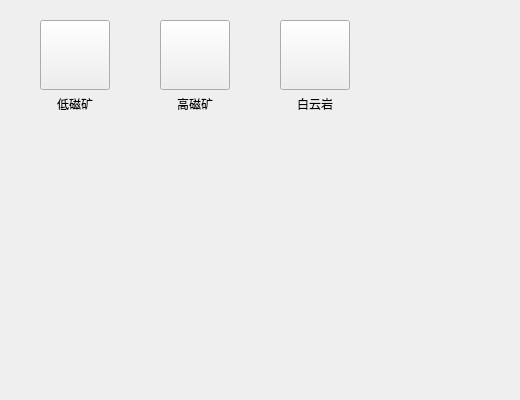
<?xml version="1.0" encoding="UTF-8"?>
<ui version="4.0">
 <class>MaterChoice</class>
 <widget class="QWidget" name="MaterChoice">
  <property name="geometry">
   <rect>
    <x>0</x>
    <y>0</y>
    <width>520</width>
    <height>400</height>
   </rect>
  </property>
  <property name="windowTitle">
   <string>Form</string>
  </property>
  <layout class="QGridLayout" name="gridLayout">
   <property name="leftMargin">
    <number>40</number>
   </property>
   <property name="topMargin">
    <number>20</number>
   </property>
   <property name="rightMargin">
    <number>40</number>
   </property>
   <property name="bottomMargin">
    <number>20</number>
   </property>
   <property name="horizontalSpacing">
    <number>50</number>
   </property>
   <property name="verticalSpacing">
    <number>40</number>
   </property>
   <item row="0" column="0">
    <layout class="QVBoxLayout" name="verticalLayout">
     <property name="spacing">
      <number>0</number>
     </property>
     <item>
      <widget class="QPushButton" name="lowMagneticBtn">
       <property name="minimumSize">
        <size>
         <width>70</width>
         <height>70</height>
        </size>
       </property>
       <property name="maximumSize">
        <size>
         <width>70</width>
         <height>70</height>
        </size>
       </property>
       <property name="text">
        <string/>
       </property>
       <property name="checkable">
        <bool>true</bool>
       </property>
      </widget>
     </item>
     <item>
      <widget class="QLabel" name="lowMagneticBtnLabel">
       <property name="minimumSize">
        <size>
         <width>0</width>
         <height>28</height>
        </size>
       </property>
       <property name="text">
        <string>低磁矿</string>
       </property>
       <property name="alignment">
        <set>Qt::AlignCenter</set>
       </property>
      </widget>
     </item>
    </layout>
   </item>
   <item row="0" column="1">
    <layout class="QVBoxLayout" name="verticalLayout_2">
     <property name="spacing">
      <number>0</number>
     </property>
     <item>
      <widget class="QPushButton" name="highMagneticBtn">
       <property name="minimumSize">
        <size>
         <width>70</width>
         <height>70</height>
        </size>
       </property>
       <property name="maximumSize">
        <size>
         <width>70</width>
         <height>70</height>
        </size>
       </property>
       <property name="text">
        <string/>
       </property>
       <property name="checkable">
        <bool>true</bool>
       </property>
      </widget>
     </item>
     <item>
      <widget class="QLabel" name="highMagneticBtnLabel">
       <property name="minimumSize">
        <size>
         <width>0</width>
         <height>28</height>
        </size>
       </property>
       <property name="text">
        <string>高磁矿</string>
       </property>
       <property name="alignment">
        <set>Qt::AlignCenter</set>
       </property>
      </widget>
     </item>
    </layout>
   </item>
   <item row="0" column="2">
    <layout class="QVBoxLayout" name="verticalLayout_3">
     <property name="spacing">
      <number>0</number>
     </property>
     <item>
      <widget class="QPushButton" name="baiYunMaterBtn">
       <property name="minimumSize">
        <size>
         <width>70</width>
         <height>70</height>
        </size>
       </property>
       <property name="maximumSize">
        <size>
         <width>70</width>
         <height>70</height>
        </size>
       </property>
       <property name="text">
        <string/>
       </property>
       <property name="checkable">
        <bool>true</bool>
       </property>
      </widget>
     </item>
     <item>
      <widget class="QLabel" name="baiYunMaterBtnLabel">
       <property name="minimumSize">
        <size>
         <width>0</width>
         <height>28</height>
        </size>
       </property>
       <property name="text">
        <string>白云岩</string>
       </property>
       <property name="alignment">
        <set>Qt::AlignCenter</set>
       </property>
      </widget>
     </item>
    </layout>
   </item>
   <item row="0" column="3">
    <spacer name="horizontalSpacer">
     <property name="orientation">
      <enum>Qt::Horizontal</enum>
     </property>
     <property name="sizeHint" stdset="0">
      <size>
       <width>71</width>
       <height>20</height>
      </size>
     </property>
    </spacer>
   </item>
   <item row="1" column="0">
    <spacer name="verticalSpacer">
     <property name="orientation">
      <enum>Qt::Vertical</enum>
     </property>
     <property name="sizeHint" stdset="0">
      <size>
       <width>20</width>
       <height>217</height>
      </size>
     </property>
    </spacer>
   </item>
  </layout>
 </widget>
 <resources/>
 <connections/>
</ui>
